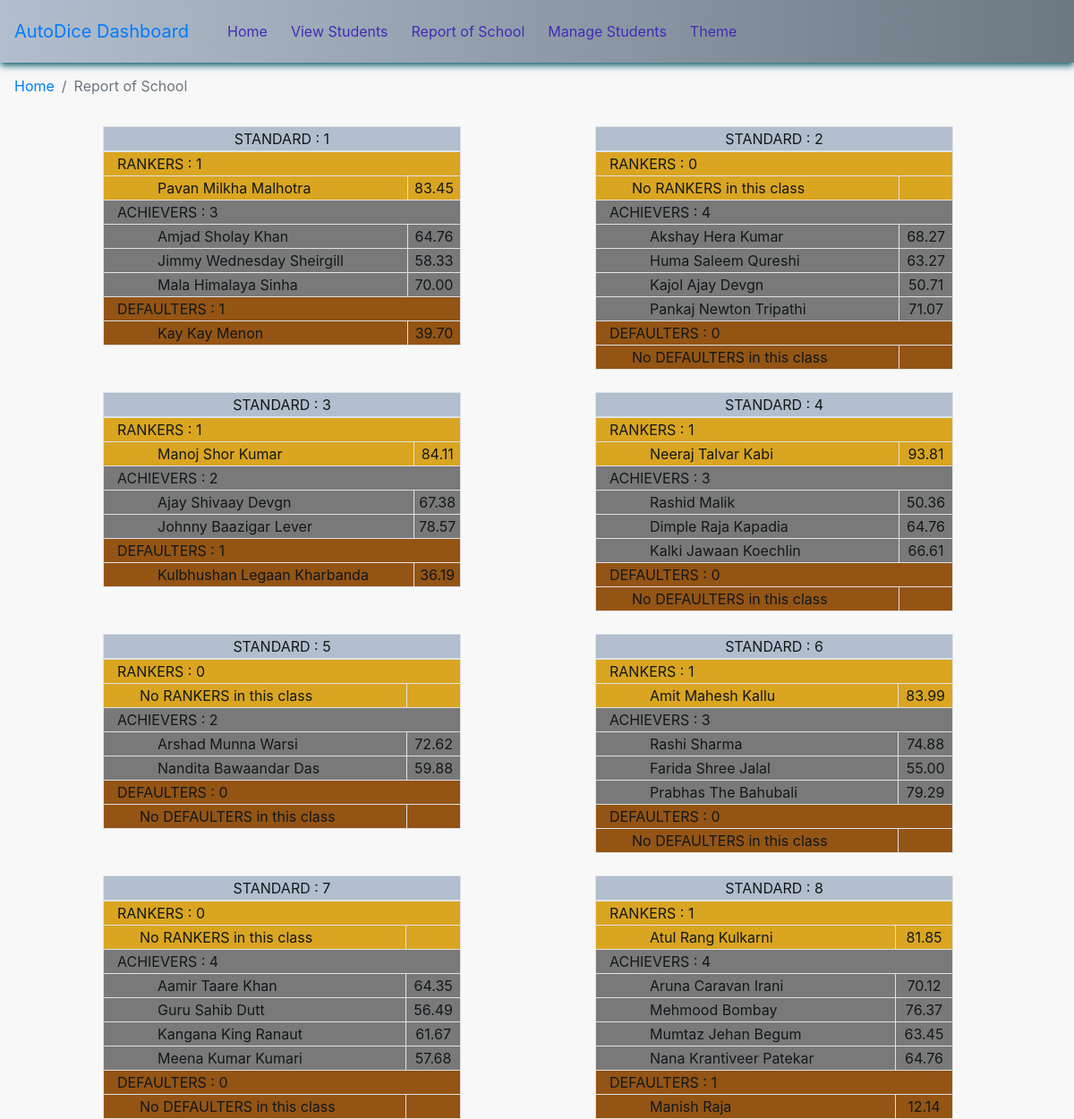
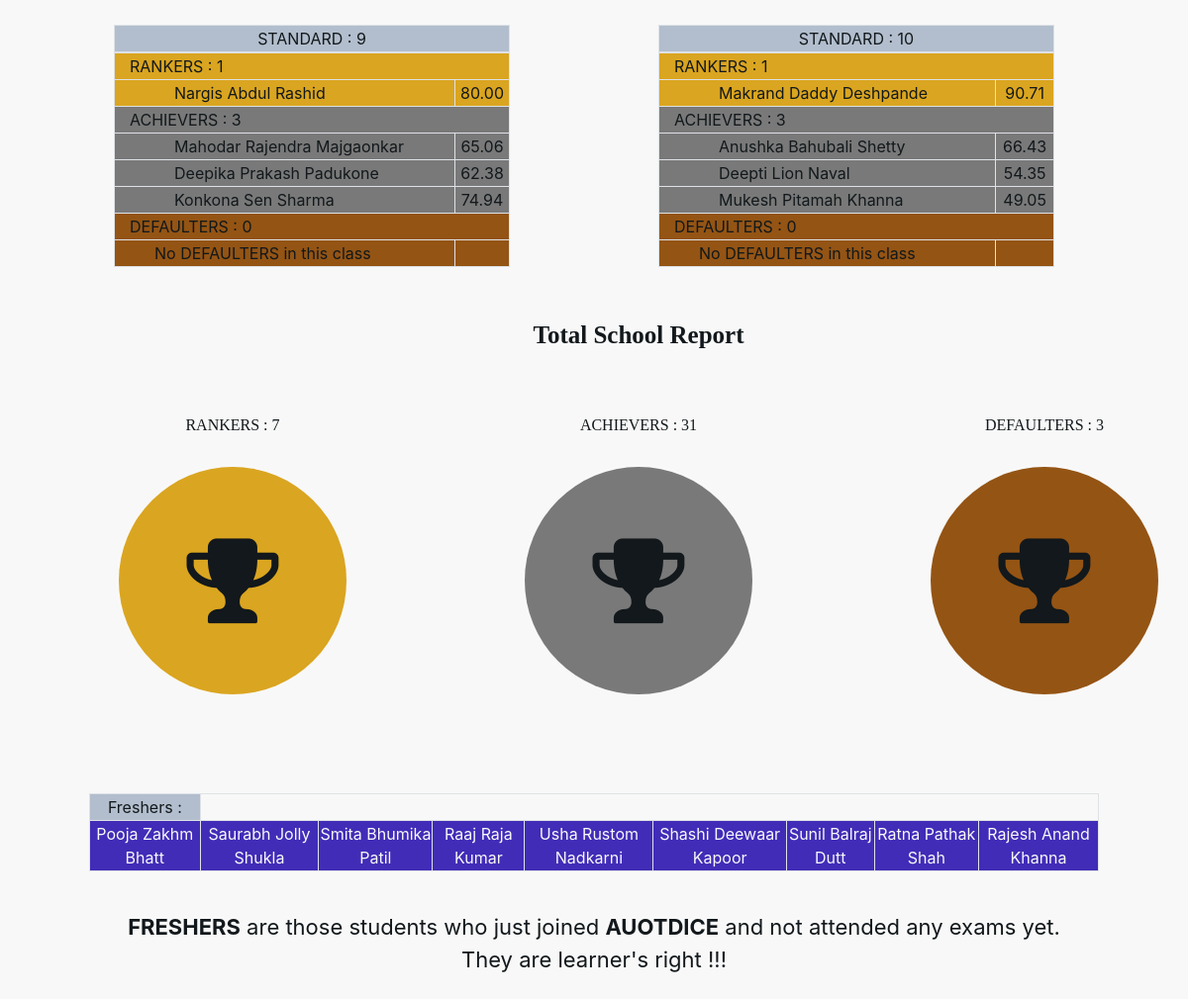
The app's page /report.php with its own data (2 pictures, top to bottom).
### tables this page shows
CREATE TABLE `student` (
  `id` int(11) NOT NULL,
  `name` varchar(255) NOT NULL,
  `mail_id` varchar(255) NOT NULL,
  `phone` varchar(20) NOT NULL,
  `gender` varchar(10) NOT NULL,
  `roll_no` varchar(20) NOT NULL,
  `standard` int(20) NOT NULL
);

### report.php (the view, shortened to what this page needs)
<!DOCTYPE html>
<html lang="en">
<head>
    <link rel="stylesheet" href="https://maxcdn.bootstrapcdn.com/bootstrap/4.0.0/css/bootstrap.min.css">
	<link rel="stylesheet" href="https://cdnjs.cloudflare.com/ajax/libs/font-awesome/4.7.0/css/font-awesome.min.css">
	<link rel="stylesheet" href="style.css" />
</head>
<body class="light">
    <nav class="navbar navbar-expand-lg">
			<a class="navbar-brand" href="index.php">AutoDice Dashboard</a>
			<div class="collapse navbar-collapse" id="navbarSupportedContent">
				<ul class="navbar-nav mr-auto">
					<li class="nav-item">
						<a class="nav-link" href="index.php">Home <span class="sr-only">(current)</span></a>
					</li>
					<li class="nav-item">
						<a class="nav-link" href="sort.php">View Students</a>
					</li>
                    <li class="nav-item active">
						<a class="nav-link" href="report.php">Report of School</a>
					</li>
                    <li class="nav-item">
						<a class="nav-link" href="student.php">Manage Students</a>
					</li>
					<li class="nav-item has-dropdown">
						<a class="nav-link" href="#">Theme</a>
					</li>
				</ul>
			</div>
	</nav>
	<div class="report">
	<nav aria-label="breadcrumb">
        <ol class="breadcrumb">
            <li class="breadcrumb-item"><a href="index.php">Home</a></li>
            <li class="breadcrumb-item active" aria-current="page">Report of School</li>
        </ol>
    </nav>
	<?php
		require 'connection.php';
		$stud = [];
		$query1 = "select * from student";
		$res1 = mysqli_query($conn, $query1);
		while ($row1 = mysqli_fetch_array($res1)) {
			$stud[] = array($row1[0], $row1[6], $row1[1]);
		}
		$arrlen_stu = count($stud);
		$marks = [];
		$query2 = "select * from marks";
		$res2 = mysqli_query($conn, $query2);
		while ($row2 = mysqli_fetch_array($res2)) {
			$marks[] = array($row2[4],$row2[1]);
		}
		$arrlen_marks = count($marks);
		$fresher = [];
		$gold = 0;
		$silver = 0;
		$bronze = 0;
		for ($i=1; $i < 11; $i++) {
			$std_wise_data = [];
			for ($j=0; $j < $arrlen_stu; $j++) {
				$total_m = 0;
				if ($i == $stud[$j][1]) {
					for ($k=0; $k < $arrlen_marks; $k++) {
						if ($stud[$j][0] == $marks[$k][0]) {
							$total_m += $marks[$k][1];
						}
					}
					if ($total_m > 0) {
						$percent = number_format(($total_m/1680)*100 , 2);
						$std_wise_data[] = array($stud[$j][1], $stud[$j][2], $percent);
					}else{
						$fresher[] = $stud[$j][2];
					}
				}
			}
			$len_data = count($std_wise_data);
			$rankers = [];
			$achievers = [];
			$defaulters = [];
			for ($s=0; $s < $len_data; $s++) {
				if ($std_wise_data[$s][2] >= 80) {
					$rankers[] = $std_wise_data[$s];
				}elseif ($std_wise_data[$s][2] >= 40) {
					$achievers[] = $std_wise_data[$s];
				}else {
					$defaulters[] = $std_wise_data[$s];
				}
			}
			?> <div class="">
			<table class="table-bordered report_table col-lg-4">
			<thead class="tab_head"><tr><td style="text-align: center;" colspan=2>STANDARD : <?php echo $i; ?></td></tr></thead>
			<tbody><tr class="gold"><td style="padding-left: 15px;" colspan=2>RANKERS : <?php echo count($rankers); ?></td></tr>
			<?php
			$gold += count($rankers);
			if (count($rankers) > 0) {
				foreach ($rankers as $value){
					?>
					<tr class="gold">
						<td style="padding-left: 60px;"><?php echo $value[1]; ?></td>
						<td style="text-align: center;"><?php echo $value[2]; ?></td>
					</tr>
					<?php
				}
			}else {
				?>
				<tr class="gold">
					<td style="padding-left: 40px;">No RANKERS in this class</td>
					<td></td>
				</tr>
				<?php
			}
			?>
			<tr class="silver"><td style="padding-left: 15px;" colspan=2>ACHIEVERS : <?php echo count($achievers); ?></td></tr>
			<?php
			$silver += count($achievers);
			if (count($achievers) > 0) {
				foreach ($achievers as $value){
					?>
					<tr class="silver">
						<td style="padding-left: 60px;"><?php echo $value[1]; ?></td>
						<td style="text-align: center;"><?php echo $value[2]; ?></td>
					</tr>
					<?php
				}
			}
			?>
			<tr class="bronze"><td style="padding-left: 15px;" colspan=2>DEFAULTERS : <?php echo count($defaulters); ?></td></tr>
			<?php
			$bronze += count($defaulters);
			if (count($defaulters) > 0) {
				foreach ($defaulters as $value){
					?>
					<tr class="bronze">
						<td style="padding-left: 60px;"><?php echo $value[1]; ?></td>
						<td style="text-align: center;"><?php echo $value[2]; ?></td>
					</tr>
					<?php
				}
			}else {
				?>
				<tr class="bronze">
					<td style="padding-left: 40px;">No DEFAULTERS in this class</td>
					<td></td>
				</tr>
				<?php
			}
			?> </tbody></table></div><?php
		}
		?>
		<table style="border-spacing: 55px;" class="finale">
			<tr><td class="medal_text" style="font-size: 25px;" colspan=5><strong>Total School Report</strong></td></tr>
			<tr>
				<td class="medal_text"><?php echo "RANKERS : ".$gold; ?></td>
				<td></td>
				<td class="medal_text"><?php echo "ACHIEVERS : ".$silver; ?></td>
				<td></td>
				<td class="medal_text"><?php echo "DEFAULTERS : ".$bronze; ?></td>
			</tr>
			<tr>
				<td class="medal gold"><i class="fa fa-trophy"></i></td>
				<td class="dummy"></td>
				<td class="medal silver"><i class="fa fa-trophy"></i></td>
				<td class="dummy"></td>
				<td class="medal bronze"><i class="fa fa-trophy"></i></td>
			</tr>
		</table>
		<?php
		if (count($fresher) > 0) {
			?> 	<table class="table-bordered fresh_total">
				<tr class="tab_head"><td>
			Freshers :
			</td></tr><tr class="fresher">
			<?php
			foreach ($fresher as $value){
				?> <td>
				<?php echo $value; ?>
				</td>
				<?php
			}
			?> </tr></table>
			<div class="report_last">
				<b>FRESHERS</b> are those students who just joined <b>AUOTDICE</b> and not attended any exams yet.<br>
				They are learner's right !!!
			</div><?php
		}
	?>
    </div>
</body>
</html>

### style.css (style rules this page uses)
:root { --gray0: #f8f8f8; --gray1: #dbe1e8; --gray2: #b2becd; --gray3: #6c7983; --gray4: #454e56; --gray5: #2a2e35; --gray6: #12181b; --blue: #005368; --purple: #a82dd1; --yellow: #fff565; --violet: #412cb8; --green: #09a39b; }
.light { --bg: var(--gray2); --bg-nav: linear-gradient(to right, var(--gray2), var(--gray3)); --bg-dropdown: var(--gray0); --bg-light: var(--gray1); --text: var(--gray6); --text-light: var(indigo); --border-color: var(--blue); --bg-solar: var(--gray0); --bg-btn: var(--gray2); --link: var(darkslategray); --link2: var(--violet); }
.navbar { height: 70px; width: 100%; background: var(--bg-nav); color: var(--text-light); color: var(--text); box-shadow: var(--border-color) 0px 0.175em 0.5em; position: fixed; z-index: 10; }
.nav-link { color: var(--link2); margin: 5px; }
.navbar-nav { height: 100%; padding: 14px; }
.breadcrumb { background: var(--bg-solar); color: var(--text-light); color: var(--text); }
.report { background: var(--bg-solar); color: var(--text-light); color: var(--text); padding-top: 72px; }
.report_table { float: left; margin: 5px 35px 20px 115px; }
.tab_head { background: var(--bg-btn); color: var(--text-light); color: var(--text); }
.gold { background: #DAA520; }
.silver { background: #797979; }
.bronze { background: #945414; }
.finale { margin: 50px 0 30px 120px; }
.medal { width: 230px; height: 230px; border-radius: 50%; text-align: center; font-size: 100px; }
.dummy { width: 180px; height: 230px; }
.medal_text { padding: 30px; text-align: center; font-family:Cursive , verdana; }
.fresher { background: var(--link2); color: var(--bg-dropdown); }
.fresh_total { margin: 100px 90px 0 90px; text-align: center; }
.report_last { height: 200px; width: 100%; color: var(--text-light); color: var(--text); padding-top: 40px; text-align: center; font-size: 22px; }

### records on screen
student: name "Pavan Milkha Malhotra", value "83.45"
student: name "Amjad Sholay Khan", value "64.76"
student: name "Jimmy Wednesday Sheirgill", value "58.33"
student: name "Mala Himalaya Sinha", value "70.00"
student: name "Kay Kay Menon", value "39.70"
student: name "Akshay Hera Kumar", value "68.27"
student: name "Huma Saleem Qureshi", value "63.27"
student: name "Kajol Ajay Devgn", value "50.71"
student: name "Pankaj Newton Tripathi", value "71.07"
student: name "Manoj Shor Kumar", value "84.11"
student: name "Ajay Shivaay Devgn", value "67.38"
student: name "Johnny Baazigar Lever", value "78.57"
student: name "Kulbhushan Legaan Kharbanda", value "36.19"
student: name "Neeraj Talvar Kabi", value "93.81"
student: name "Rashid Malik", value "50.36"
student: name "Dimple Raja Kapadia", value "64.76"
student: name "Kalki Jawaan Koechlin", value "66.61"
student: name "Arshad Munna Warsi", value "72.62"
student: name "Nandita Bawaandar Das", value "59.88"
student: name "Amit Mahesh Kallu", value "83.99"
student: name "Rashi Sharma", value "74.88"
student: name "Farida Shree Jalal", value "55.00"
student: name "Prabhas The Bahubali", value "79.29"
student: name "Aamir Taare Khan", value "64.35"
student: name "Guru Sahib Dutt", value "56.49"
student: name "Kangana King Ranaut", value "61.67"
student: name "Meena Kumar Kumari", value "57.68"
student: name "Atul Rang Kulkarni", value "81.85"
student: name "Aruna Caravan Irani", value "70.12"
student: name "Mehmood Bombay", value "76.37"
student: name "Mumtaz Jehan Begum", value "63.45"
student: name "Nana Krantiveer Patekar", value "64.76"
student: name "Manish Raja", value "12.14"
student: name "Nargis Abdul Rashid", value "80.00"
student: name "Mahodar Rajendra Majgaonkar", value "65.06"
student: name "Deepika Prakash Padukone", value "62.38"
student: name "Konkona Sen Sharma", value "74.94"
student: name "Makrand Daddy Deshpande", value "90.71"
student: name "Anushka Bahubali Shetty", value "66.43"
student: name "Deepti Lion Naval", value "54.35"
student: name "Mukesh Pitamah Khanna", value "49.05"

### other values on screen
count($rankers) "1"
count($achievers) "3"
count($defaulters) "1"
count($rankers) "0"
count($achievers) "4"
count($defaulters) "0"
count($achievers) "2"
$gold "7"
$silver "31"
$bronze "3"
$value "Pooja Zakhm Bhatt"
$value "Saurabh Jolly Shukla"
$value "Smita Bhumika Patil"
$value "Raaj Raja Kumar"
$value "Usha Rustom Nadkarni"
